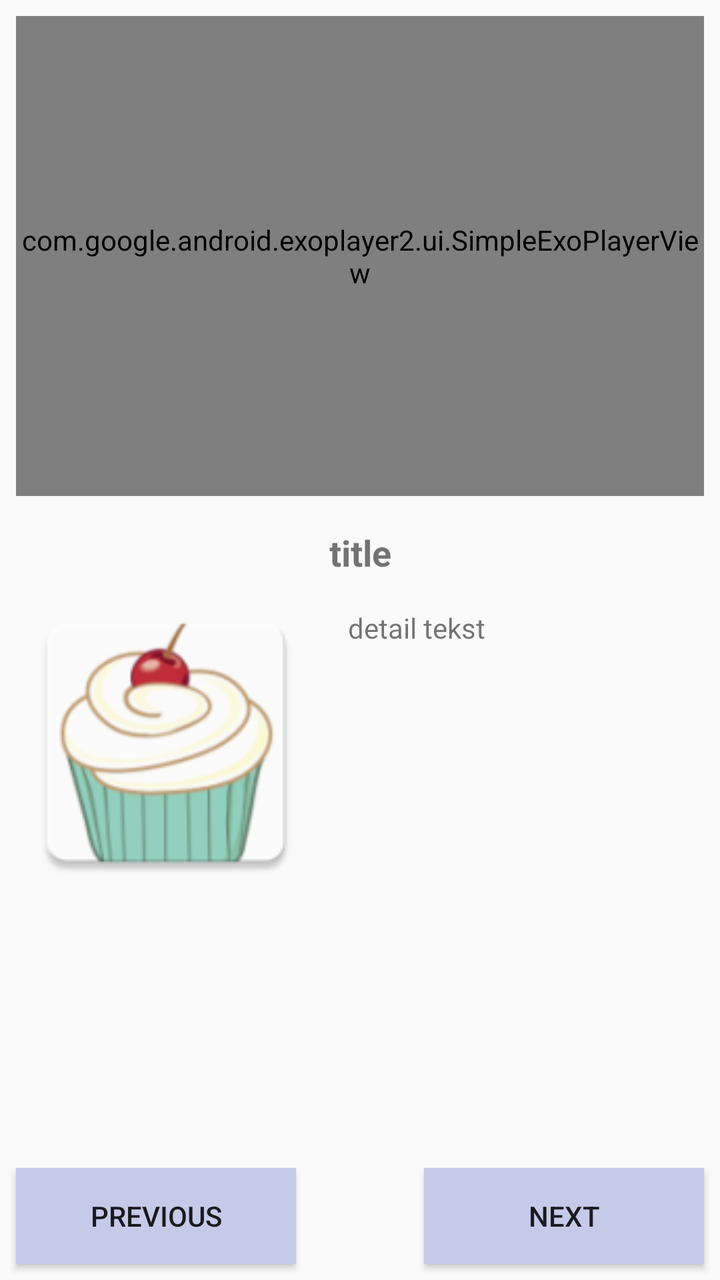
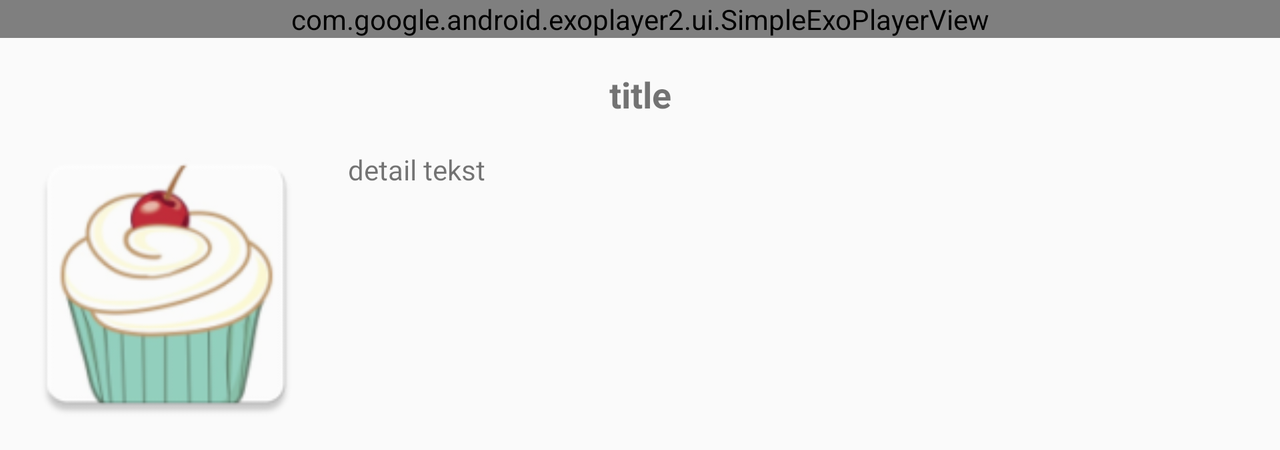

An Android layout and its configuration variant, each rendered on a device that would load it. The default file and the variant file are quoted in full after the pictures.
<!-- AndroidManifest.xml: application theme AppTheme -->
<!-- res/layout/detail_steps_fragment.xml -->
<?xml version="1.0" encoding="utf-8"?>
<android.support.constraint.ConstraintLayout
    xmlns:android="http://schemas.android.com/apk/res/android"
    xmlns:app="http://schemas.android.com/apk/res-auto"
    android:layout_width="match_parent"
    android:layout_height="match_parent"
    xmlns:tools="http://schemas.android.com/tools">

    <com.google.android.exoplayer2.ui.SimpleExoPlayerView
        android:id="@+id/simple_exo_player_view"
        android:layout_width="match_parent"
        android:layout_height="240dp"
        android:layout_marginEnd="8dp"
        android:layout_marginLeft="8dp"
        android:layout_marginRight="8dp"
        android:layout_marginStart="8dp"
        android:layout_marginTop="8dp"
        app:layout_constraintEnd_toEndOf="parent"
        app:layout_constraintHorizontal_bias="0.0"
        app:layout_constraintStart_toStartOf="parent"
        app:layout_constraintTop_toTopOf="parent">

    </com.google.android.exoplayer2.ui.SimpleExoPlayerView>

    <android.support.v4.widget.NestedScrollView
        android:layout_width="match_parent"
        android:layout_height="0dp"
        android:layout_marginBottom="8dp"
        android:layout_marginEnd="8dp"
        android:layout_marginLeft="8dp"
        android:layout_marginRight="8dp"
        android:layout_marginStart="8dp"
        android:layout_marginTop="8dp"
        app:layout_constraintBottom_toTopOf="@+id/prev_btn"
        app:layout_constraintEnd_toEndOf="parent"
        app:layout_constraintStart_toStartOf="parent"
        app:layout_constraintTop_toBottomOf="@+id/simple_exo_player_view">



        <LinearLayout
            android:layout_width="match_parent"
            android:layout_height="wrap_content"
            android:orientation="vertical">
            <TextView
                android:id="@+id/detail_tv_label"
                style="@style/title_step_style"
                tools:text="title" />
           <LinearLayout
               android:layout_width="match_parent"
               android:layout_height="wrap_content"
               android:orientation="horizontal">

               <ImageView
                   android:id="@+id/thumbnailURL_iw"
                   android:layout_width="150dp"
                   android:layout_height="150dp"
                   android:contentDescription="@string/thumbnail_image_step"
                   android:background="@mipmap/ic_launcher"/>

               <TextView
                   android:id="@+id/detail_tv"
                   android:layout_width="match_parent"
                   android:layout_height="wrap_content"
                   android:layout_marginBottom="8dp"
                   android:layout_marginEnd="16dp"
                   android:layout_marginLeft="16dp"
                   android:layout_marginRight="16dp"
                   android:layout_marginStart="16dp"
                   android:layout_marginTop="8dp"
                   tools:text="detail tekst" />
           </LinearLayout>



        </LinearLayout>
    </android.support.v4.widget.NestedScrollView>
    <Button
        android:id="@+id/prev_btn"
        style="@style/button_style"
        android:background="@drawable/list_touch_selector"
        android:text="@string/previous"
        app:layout_constraintBottom_toBottomOf="parent"
        app:layout_constraintEnd_toStartOf="@+id/next_btn"
        app:layout_constraintHorizontal_bias="0.0"
        app:layout_constraintStart_toStartOf="parent" />
    <Button
        android:id="@+id/next_btn"
        android:text="@string/next"
        style="@style/button_style"
        app:layout_constraintBottom_toBottomOf="parent"
        app:layout_constraintEnd_toEndOf="parent" />
</android.support.constraint.ConstraintLayout>
<!-- resources referenced by this layout -->
<resources>
  <!-- drawable list_touch_selector (drawable) -->
  <?xml version="1.0" encoding="utf-8"?>
  <selector xmlns:android="http://schemas.android.com/apk/res/android">
          <item android:drawable="@color/colorPrimary"
              android:state_pressed="true"/>
          <item android:drawable="@color/colorLight" />
  </selector>
  <!-- mipmap ic_launcher: png bitmap (mipmap-hdpi, 5632 bytes) -->
  <string name="next">next</string>
  <string name="previous">previous</string>
  <string name="thumbnail_image_step">thumbnail image step</string>
  <style name="button_style">
          <item name="android:layout_width">140dp</item>
          <item name="android:layout_height">wrap_content</item>
          <item name="android:layout_margin">8dp</item>
          <item name="android:background">@drawable/list_touch_selector</item>
      </style>
  <style name="title_step_style">
          <item name="android:layout_width">match_parent</item>
          <item name="android:layout_height">wrap_content</item>
          <item name="android:gravity">center</item>
          <item name="android:layout_margin">8dp</item>
          <item name="android:textSize">18sp</item>
          <item name="android:textStyle">bold</item>
      </style>
  <style name="AppTheme" parent="Theme.AppCompat.Light.DarkActionBar">
          
          <item name="colorPrimary">@color/colorPrimary</item>
          <item name="colorPrimaryDark">@color/colorPrimaryDark</item>
          <item name="colorAccent">@color/colorAccent</item>
      </style>
  <color name="colorPrimary">#3F51B5</color>
  <color name="colorLight">#C5CAE9</color>
  <color name="colorPrimaryDark">#303F9F</color>
  <color name="colorAccent">#FF4081</color>
</resources>
<!-- res/layout-land/detail_steps_fragment.xml (the repository's variant of the layout above) -->
<!-- drawn on the phone turned sideways -->
<?xml version="1.0" encoding="utf-8"?>
<android.support.constraint.ConstraintLayout
    xmlns:android="http://schemas.android.com/apk/res/android"
    xmlns:app="http://schemas.android.com/apk/res-auto"
    android:layout_width="match_parent"
    android:layout_height="wrap_content"
    xmlns:tools="http://schemas.android.com/tools">

    <com.google.android.exoplayer2.ui.SimpleExoPlayerView
        android:id="@+id/simple_exo_player_view"
        android:layout_width="match_parent"
        android:layout_height="wrap_content"
        app:layout_constraintEnd_toEndOf="parent"
        app:layout_constraintStart_toStartOf="parent"
        app:layout_constraintTop_toTopOf="parent">

    </com.google.android.exoplayer2.ui.SimpleExoPlayerView>

    <android.support.v4.widget.NestedScrollView
        android:layout_width="match_parent"
        android:layout_height="wrap_content"
        android:layout_marginBottom="8dp"
        android:layout_marginEnd="8dp"
        android:layout_marginLeft="8dp"
        android:layout_marginRight="8dp"
        android:layout_marginStart="8dp"
        android:layout_marginTop="8dp"
        app:layout_constraintBottom_toBottomOf="parent"
        app:layout_constraintEnd_toEndOf="parent"
        app:layout_constraintStart_toStartOf="parent"
        app:layout_constraintTop_toBottomOf="@+id/simple_exo_player_view">

        <LinearLayout
            android:id="@+id/landscape_ll"
            android:layout_width="match_parent"
            android:layout_height="wrap_content"
            android:orientation="vertical">

            <TextView
                android:id="@+id/detail_tv_label"
                style="@style/title_step_style"
                android:layout_marginEnd="16dp"
                android:layout_marginLeft="8dp"
                android:layout_marginRight="16dp"
                android:layout_marginStart="8dp"
                android:layout_marginTop="8dp"
                tools:text="title" />

        <LinearLayout
            android:layout_width="match_parent"
            android:layout_height="wrap_content"
            android:orientation="horizontal">

            <ImageView
                android:id="@+id/thumbnailURL_iw"
                android:layout_width="150dp"
                android:layout_height="150dp"
                android:contentDescription="@string/thumbnail_image_step"
                android:background="@mipmap/ic_launcher"/>

            <TextView
                android:id="@+id/detail_tv"
                android:layout_width="match_parent"
                android:layout_height="wrap_content"
                android:layout_marginBottom="8dp"
                android:layout_marginEnd="16dp"
                android:layout_marginLeft="16dp"
                android:layout_marginRight="16dp"
                android:layout_marginStart="16dp"
                android:layout_marginTop="8dp"
                tools:text="detail tekst" />
        </LinearLayout>

        </LinearLayout>
    </android.support.v4.widget.NestedScrollView>


</android.support.constraint.ConstraintLayout>
<!-- resources referenced by the variant -->
<!-- as the phone turned sideways resolves them -->
<resources>
  <!-- mipmap ic_launcher: png bitmap (mipmap-hdpi, 5632 bytes) -->
  <string name="thumbnail_image_step">thumbnail image step</string>
  <style name="title_step_style">
          <item name="android:layout_width">match_parent</item>
          <item name="android:layout_height">wrap_content</item>
          <item name="android:gravity">center</item>
          <item name="android:layout_margin">8dp</item>
          <item name="android:textSize">18sp</item>
          <item name="android:textStyle">bold</item>
      </style>
  <style name="AppTheme" parent="Theme.AppCompat.Light.DarkActionBar">
          
          <item name="colorPrimary">@color/colorPrimary</item>
          <item name="colorPrimaryDark">@color/colorPrimaryDark</item>
          <item name="colorAccent">@color/colorAccent</item>
      </style>
  <color name="colorPrimary">#3F51B5</color>
  <color name="colorPrimaryDark">#303F9F</color>
  <color name="colorAccent">#FF4081</color>
</resources>
